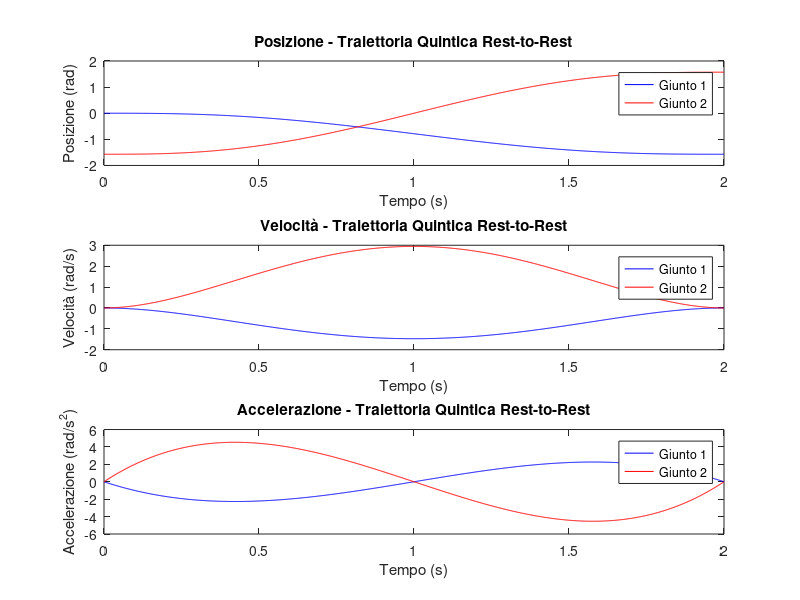

This chart was generated by the following MATLAB code:
clear all
clc

% Parametri del problema
qi1 = 0; % Posizione iniziale giunto 1 (rad)
qf1 = -pi/2; % Posizione finale giunto 1 (rad)
qi2 = -pi/2; % Posizione iniziale giunto 2 (rad)
qf2 = pi/2; % Posizione finale giunto 2 (rad)
T = 2; % Tempo totale (s) (esempio)

% Calcolo dei coefficienti della traiettoria quintica per giunto 1
A = [1, 0, 0, 0, 0, 0;
     0, 1, 0, 0, 0, 0;
     0, 0, 2, 0, 0, 0;
     1, T, T^2, T^3, T^4, T^5;
     0, 1, 2*T, 3*T^2, 4*T^3, 5*T^4;
     0, 0, 2, 6*T, 12*T^2, 20*T^3];
 
b1 = [qi1; 0; 0; qf1; 0; 0];
b2 = [qi2; 0; 0; qf2; 0; 0];

coeffs1 = A\b1;
coeffs2 = A\b2;

% Creazione dei vettori di tempo
t = linspace(0, T, 1000);

% Calcolo dei profili di posizione, velocità e accelerazione per giunto 1
q1 = polyval(flip(coeffs1'), t);
v1 = polyval(polyder(flip(coeffs1')), t);
a1 = polyval(polyder(polyder(flip(coeffs1'))), t);

% Calcolo dei profili di posizione, velocità e accelerazione per giunto 2
q2 = polyval(flip(coeffs2'), t);
v2 = polyval(polyder(flip(coeffs2')), t);
a2 = polyval(polyder(polyder(flip(coeffs2'))), t);

% Tracciamento dei profili
figure;

subplot(3, 1, 1);
plot(t, q1, 'b', t, q2, 'r');
xlabel('Tempo (s)');
ylabel('Posizione (rad)');
title('Posizione - Traiettoria Quintica Rest-to-Rest');
legend('Giunto 1', 'Giunto 2');

subplot(3, 1, 2);
plot(t, v1, 'b', t, v2, 'r');
xlabel('Tempo (s)');
ylabel('Velocità (rad/s)');
title('Velocità - Traiettoria Quintica Rest-to-Rest');
legend('Giunto 1', 'Giunto 2');

subplot(3, 1, 3);
plot(t, a1, 'b', t, a2, 'r');
xlabel('Tempo (s)');
ylabel('Accelerazione (rad/s^2)');
title('Accelerazione - Traiettoria Quintica Rest-to-Rest');
legend('Giunto 1', 'Giunto 2');

disp('Traiettoria calcolata con successo');

